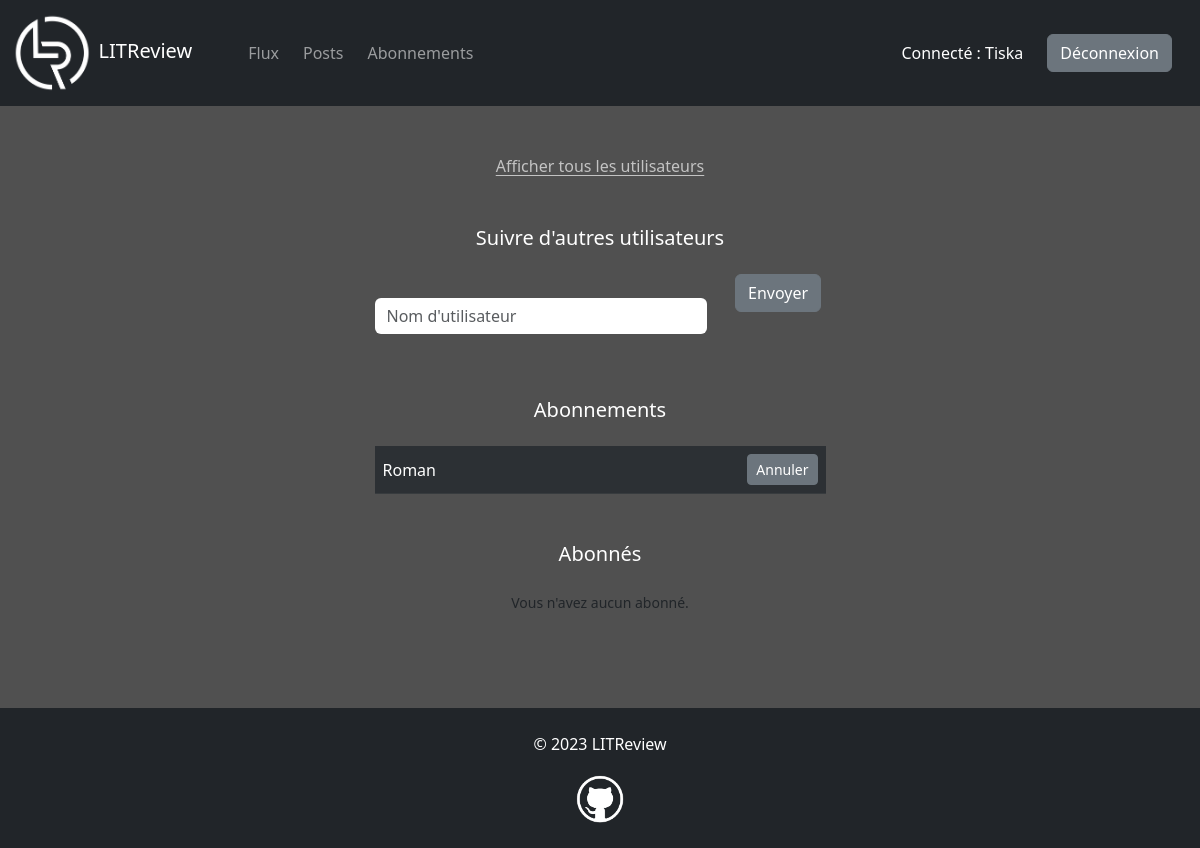
The app's page /abonnements/ (signed in), older data.
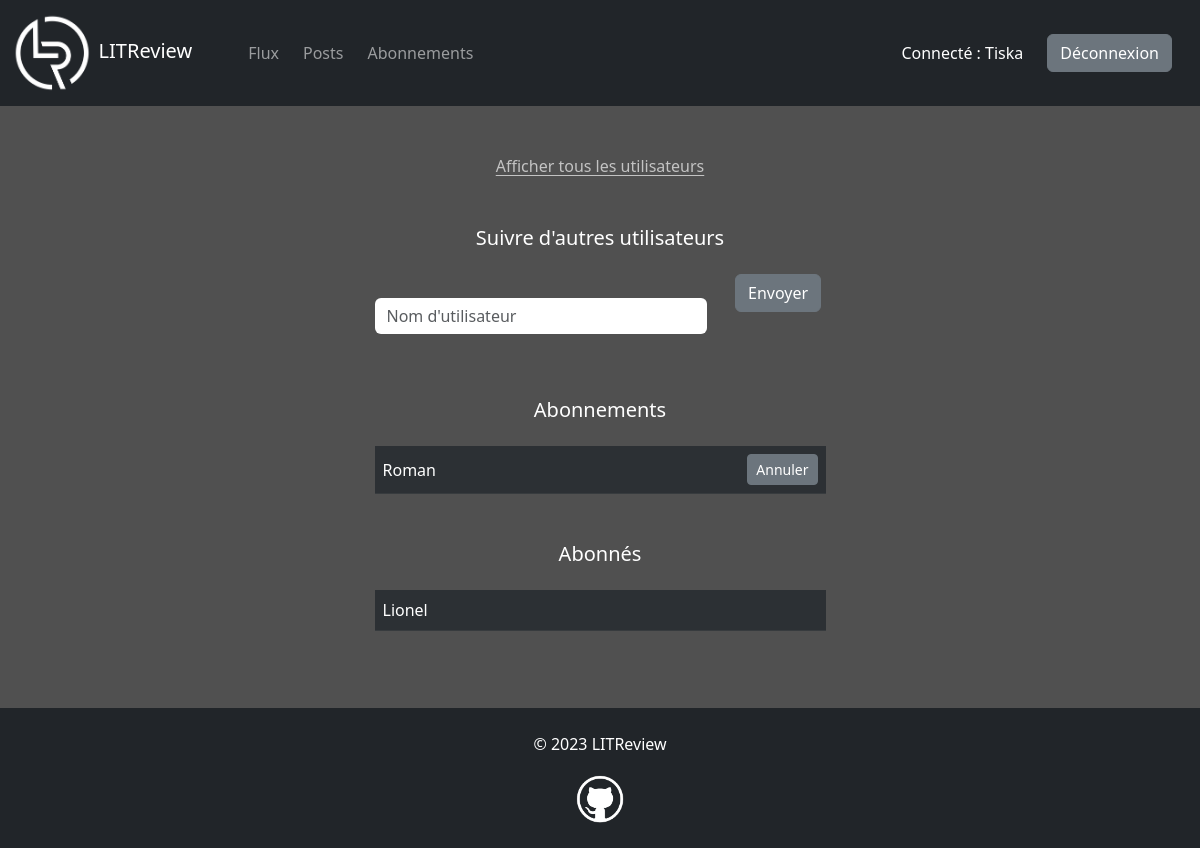
The same page, newer data.
### accounts/models.py (models this page shows)
class User(AbstractUser):
    pass

### reviews/models.py (models this page shows, shortened)
class Subscription(models.Model):
    user = models.ForeignKey(to=settings.AUTH_USER_MODEL, on_delete=models.CASCADE, related_name="following")
    followed_user = models.ForeignKey(to=settings.AUTH_USER_MODEL, on_delete=models.CASCADE, related_name="followed_by")
    class Meta:
        unique_together = ["user", "followed_user"]

### reviews/views.py (the view, shortened to what this page needs)
# urls.py: path("abonnements/", views.subscriptions, name="subscriptions"),
@login_required
def subscriptions(request):
    form = SubscriptionForm()
    users = User.objects.all().order_by("username")
    context = {"form": form, "users": users, "error_message": None}
    return render(request, "reviews/subscriptions.html", context)

### reviews/forms.py
class SubscriptionForm(forms.Form):
    username = forms.CharField(label="", widget=forms.TextInput(attrs={"placeholder": "Nom d'utilisateur"}))

### reviews/templates/reviews/subscriptions.html (shortened to what this page needs)
{% extends "base.html" %}
{% load bootstrap5 %}
{% block content %}
<p class="text-center mb-5">
    <a href="#" data-bs-toggle="modal" data-bs-target="#user-list-modal">Afficher tous les utilisateurs</a>
</p>
<div class="row justify-content-center">
    <div class="col-sm-9 col-md-7 col-lg-6 col-xl-5 col-xxl-4">
        <h5 class="text-center text-white mb-4">Suivre d'autres utilisateurs</h5>
        <form method="POST">
            <div class="row">
                <div class="col-sm-9">
                    {% bootstrap_form form bound_css_class="" %}
                </div>
                <div class="col-sm-3 text-center">
                    <button class="btn btn-secondary" type="submit">Envoyer</button>
                </div>
            </div>
        </form>
        <h5 class="text-center text-white mt-5 mb-4">Abonnements</h5>
        <table class="table table-dark table-striped">
            <tbody>
                {% for subscription in user.following.all %}
                <tr class="align-middle">
                    <td>{{ subscription.followed_user.username }}</td>
                    <td class="text-end">
                        <a class="btn btn-sm btn-secondary" href="{% url 'unsubscribe' subscription.followed_user.id %}">Annuler</a>
                    </td>
                </tr>
                {% empty %}
                <p class="text-center"><small>Vous n'êtes abonné à aucun utilisateur.</small></p>
                {% endfor %}
            </tbody>
        </table>
        <h5 class="text-center text-white mt-5 mb-4">Abonnés</h5>
        <table class="table table-dark table-striped">
            <tbody>
                {% for subscription in user.followed_by.all %}
                <tr>
                    <td>{{ subscription.user.username }}</td>
                </tr>
                {% empty %}
                <p class="text-center"><small>Vous n'avez aucun abonné.</small></p>
                {% endfor %}
            </tbody>
        </table>
    </div>
</div>
{% endblock content %}

### templates/base.html (shortened to what this page needs)
<!DOCTYPE html>
{% load static %}
<html lang="fr">
<head>
    <link
    href="https://cdn.jsdelivr.net/npm/bootstrap@5.3.0-alpha1/dist/css/bootstrap.min.css"
    rel="stylesheet"
>
    <link rel="stylesheet" href="{% static 'css/style.css' %}">
</head>
<body>
    <div id="main-container">
        <nav class="navbar navbar-dark bg-dark navbar-expand-lg" data-bs-theme="dark">
            <div class="container-fluid">
                <span class="navbar-brand me-5">
                    <img id="litreview-logo" src="{% static 'img/logos/litreview-logo.png' %}" alt="logo">
                    LITReview
                </span>
                {% if user.is_authenticated %}
                <div class="collapse navbar-collapse" id="navbar">
                    <ul class="navbar-nav me-auto mb-2 mb-lg-0">
                        <li>
                            <a class="nav-link me-2" href="{% url 'feed' %}">Flux</a>
                        </li>
                        <li>
                            <a class="nav-link me-2" href="{% url 'posts' %}">Posts</a>
                        </li>
                        <li>
                            <a class="nav-link me-2" href="{% url 'subscriptions' %}">Abonnements</a>
                        </li>
                    </ul>
                    <p class="text-white mt-3 me-4">Connecté : {{ user.username }}</p>
                    <a class="btn btn-secondary me-3 my-2" href="{% url 'logout' %}">Déconnexion</a>
                </div>
                {% endif %}
            </div>
        </nav>
        <div class="container mt-5">
            {% block content %}
            {% endblock content %}
        </div>
    </div>
    <footer class="bg-dark mt-5">
        <p class="text-white text-center pt-4">&copy; <span>{% now "Y" %}</span> LITReview</p>
        <p class="text-center">
            <a href="https://github.com/romansainthilaire" target="_blank">
                <img id="github-logo" src="{% static 'img/logos/github-logo.png' %}" alt="">
            </a>
        </p>
    </footer>
</body>
</html>

### static/css/style.css (style rules this page uses)
body { background-color: rgb(80, 80, 80); }
#main-container { min-height: calc(100vh - 140px); }
footer { height: 140px; }
#litreview-logo { max-height: 80px; }
#github-logo { max-height: 50px; margin-top: 2px; margin-bottom: 2px; }
label, input { color: white; }
a { color: rgb(195, 195, 195); text-underline-offset: 3px; }
.form-control, .form-select { border: none; }

Row changes from the older to the newer data that the page shows:
added Subscription: user.username "Lionel", shown under "Abonnés"
Text that changed along with them:
text no longer shown: "Vous n'avez aucun abonné."
